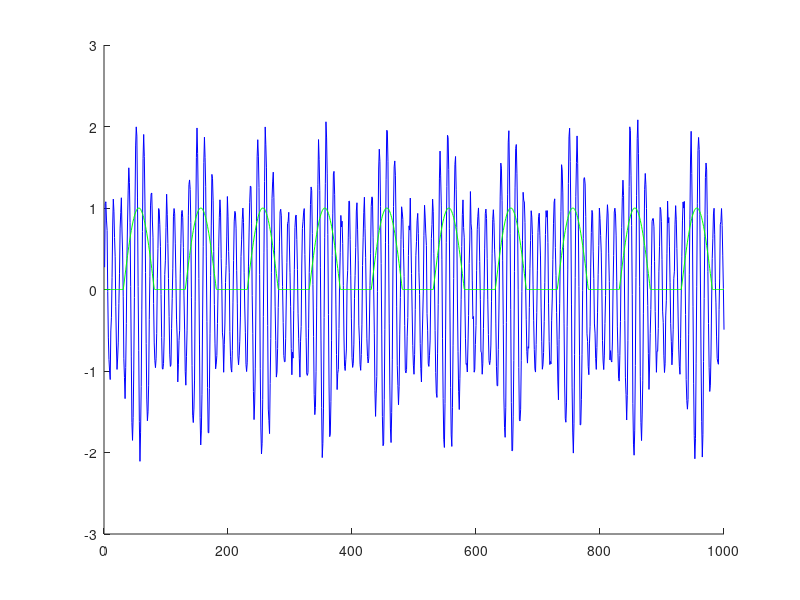

MATLAB code to generate this figure: (Note: this script raises an error after producing the figure.)
%% Some initial settings 
clear all; close all; clc;
%% generate the data

nSamples = 1000;
nChan    = 8;
nOuts    = 3;
X = zeros(nSamples , nChan);
Y = zeros(nSamples , nOuts);

for n = 1:nOuts
    freq    = 0.02*pi;
    Y(:, n) = sin(freq * (1:nSamples) + (2*n)/(3*freq));
    Y(Y(:,n) < 0, n) = 0;
end

for n = 1:nChan
    freq   = 0.5 + randn*0.01;
    
    if n <=3 
        ampl = Y(:,1) + 1;
    elseif n <=6
        ampl = Y(:,2) + 1;
    else
        ampl = Y(:,3) + 1;
    end
    
    X(:,n) = ampl.*sin(freq * (1:nSamples)') + randn(nSamples, 1) * 0.1;
end

figure; hold on;
plot(1:nSamples, X(:,1), 'b');
plot(1:nSamples, Y(:,1), 'g'); 
hold off;

%% initialize an ESN
woSteps = 20;
N = 500;

lspecs = {'class','ESN'; 'hidDim',N; 'reg',1e-7; 'woSteps',woSteps; 'inpDim',8; 'outDim',3; 'dt', 0.25; 'specRad', 0.9};
esn = ESN(8, 3, lspecs);
esn.init();

esn.train(X, Y);

%% apply the ESN

Y_apply = esn.apply(X);

%% plot the results
colors = tango_color_scheme();

figure;
hold on;
for dof=1:3
    plot(1:nSamples, Y_apply(:, dof), 'Color', squeeze(colors(dof, 3, :)));
    plot(1:nSamples, Y(:, dof), 'Color', squeeze(colors(dof, 1, :)));
end
hold off;


